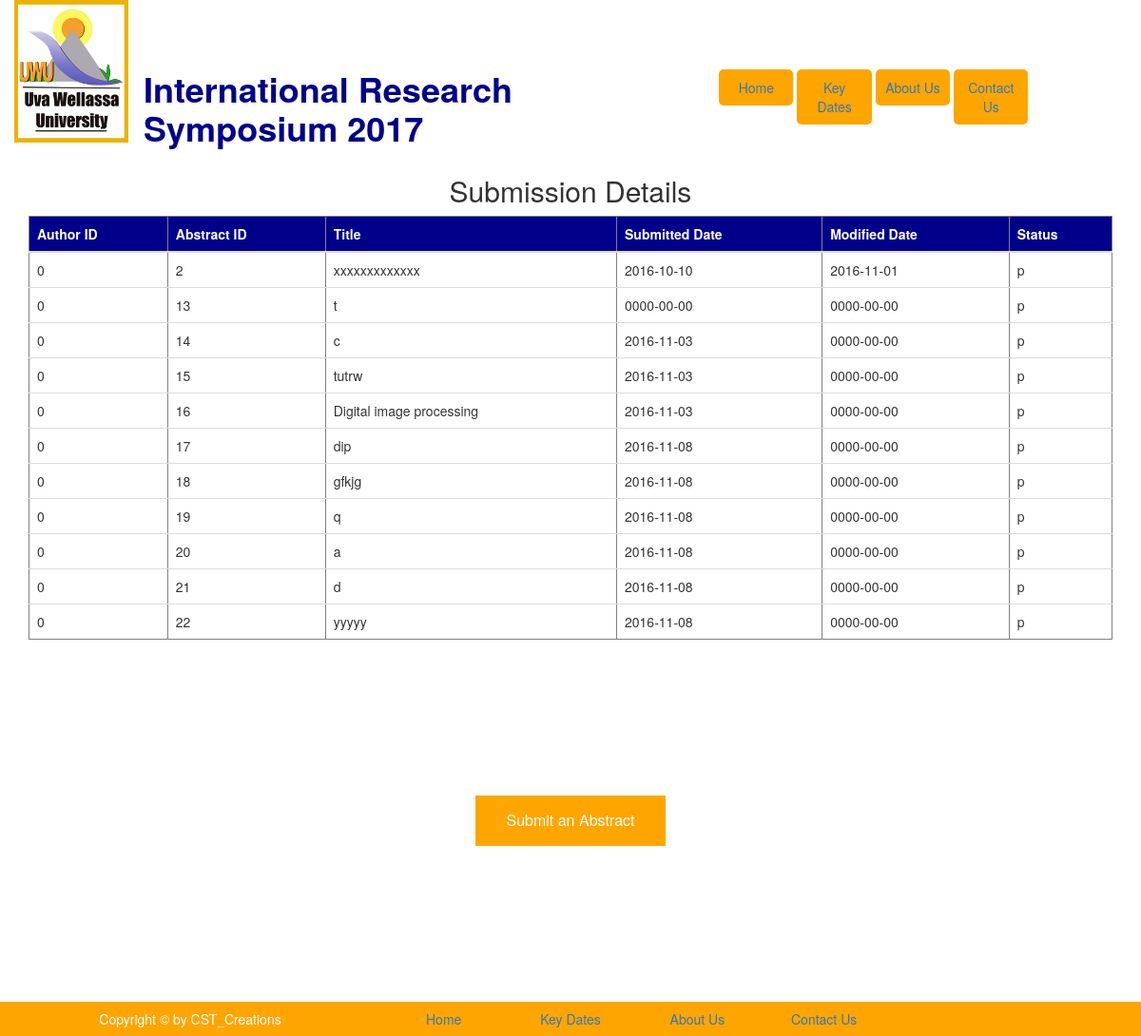
Page /sub.php on the committed database.
### tables this page shows
CREATE TABLE IF NOT EXISTS `abstract` (
  `AuthorID` int(6) NOT NULL,
  `AbstractID` int(11) NOT NULL AUTO_INCREMENT,
  `title` varchar(30) NOT NULL,
  `abstract` varchar(1000) NOT NULL,
  `author` varchar(25) NOT NULL,
  `keywords` varchar(25) NOT NULL,
  `track` varchar(20) NOT NULL,
  `ppttype` varchar(10) NOT NULL,
  `pdf` varchar(500) NOT NULL,
  `submittedDate` date NOT NULL,
  `modifiedDate` date NOT NULL,
  `status` varchar(6) NOT NULL DEFAULT 'p',
  PRIMARY KEY (`AbstractID`)
);

### sub.php (the view, shortened to what this page needs)
<!DOCTYPE html>
<html lang="en">
  <head>
      <link href="https://maxcdn.bootstrapcdn.com/bootstrap/3.3.7/css/bootstrap.min.css" rel="stylesheet">
	   <link rel = "stylesheet" type="text/css" href="style.css">
  </head>
  <body>
  <div class="container-fluid">
     <div class = "row">
    <div class = "col-md-7">
        <img src="logo.jpg" id="logo">
        <h1 id = "h1"><b>International Research Symposium 2017</b></h1>
    </div>
        <div class="col-md-5">
          <div class = "col-md-2 col-md-push-1 menuItem">
            <a href="home.html">
                Home
              </a>
          </div>
           <div class = "col-md-2 col-md-push-1 menuItem">
            <a href="keydates.html">
                Key Dates</a>
          </div>
          <div class = "col-md-2 col-md-push-1 menuItem">
            <a href="aboutus.html">
                About Us
              </a>
          </div>
          <div class = "col-md-2 col-md-push-1 menuItem">
            <a href="contactus.html">
                Contact Us
              </a>
          </div>
        </div>
      </div>
    </div>
			<?php
				$dbhost = 'localhost';
				$dbuser = 'root';
				$dbpass = '';
				$conn = mysqli_connect($dbhost,$dbuser,$dbpass);
				$query = mysqli_query($conn,"SELECT * FROM abstract");
			?>
      <h2 id ="subdetails" align="center">Submission Details</h2>
      <div class="container">
            <table style="width:100%" border="1px" padding="1px" class="table">
            <thead style="background-color: darkblue; color: white;">
              <tr>
               	<th>Author ID</th>
                <th>Abstract ID</th>
                <th>Title</th>
                <th>Submitted Date</th>
                <th>Modified Date</th>
                <th>Status</th>
              </tr>
            </thead>
          <?php
    				while ($rows = mysqli_fetch_array($query)) {
    				   $AuthorID = $rows['AuthorID'];
    				   $AbstractID = $rows['AbstractID'];
    				   $title = $rows['title'];
    				   $submittedDate = $rows['submittedDate'];
    				   $modifiedDate = $rows['modifiedDate'];
    				   $status = $rows['status'];
    				  echo "<tr><td>".$AuthorID."</td><td>".$AbstractID."</td><td>".$title."</td><td>".$submittedDate."</td><td>".$modifiedDate."</td><td>".$status."</td></tr>";
    }
          ?>
        </table>
      </div>
          <br><br><br><br><br><br><br>
      <div class="container" align="center">
        <a href="Submission.php"><button id ="submitbtn">Submit an Abstract</button></a>
      </div>
        <br><br><br><br><br><br><br><br>
      <div class="footer" id="footer1">
        <div class="col-md-4" id="cpy"> Copyright &copy by CST_Creations</div>
      </div>
      <div class="col-md-8" id="footer2">
        <div>
           <div class = "col-md-2">
            <a href="home.html">
                Home
              </a>
          </div>
           <div class = "col-md-2">
            <a href="keydates.html">
                Key Dates</a>
          </div>
          <div class = "col-md-2">
            <a href="aboutus.html">
                About Us
              </a>
          </div>
          <div class = "col-md-2">
            <a href="contactus.html">
                Contact Us
              </a>
          </div>
        </div>
      </div>
  </body>
 </html>

### style.css (style rules this page uses)
#logo { float:left; margin-right: 16px; height: 150px; width: 120px; }
#h1 { color: darkblue; }
.menuItem { text-align: center; padding: 9px; color: white; background-color: orange; border-radius: 5px; margin: 2px; margin-top: 73px; }
#h1 { margin-top: 73px; }
#submitbtn { background-color: orange; border: none; color: white; padding: 15px 32px; text-align: center; text-decoration: none; display: inline-block; font-size: 16px; margin: 4px 2px; cursor: pointer; }
#cpy,#footer2 { background-color: orange; padding: 8px 0px; text-align: center; color: white; }

### rows in the picture
abstract: AuthorID "0", AbstractID "2", title "xxxxxxxxxxxxx", submittedDate "2016-10-10", modifiedDate "2016-11-01", status "p"
abstract: AuthorID "0", AbstractID "13", title "t", submittedDate "0000-00-00", modifiedDate "0000-00-00", status "p"
abstract: AuthorID "0", AbstractID "14", title "c", submittedDate "2016-11-03", modifiedDate "0000-00-00", status "p"
abstract: AuthorID "0", AbstractID "15", title "tutrw", submittedDate "2016-11-03", modifiedDate "0000-00-00", status "p"
abstract: AuthorID "0", AbstractID "16", title "Digital image processing", submittedDate "2016-11-03", modifiedDate "0000-00-00", status "p"
abstract: AuthorID "0", AbstractID "17", title "dip", submittedDate "2016-11-08", modifiedDate "0000-00-00", status "p"
abstract: AuthorID "0", AbstractID "18", title "gfkjg", submittedDate "2016-11-08", modifiedDate "0000-00-00", status "p"
abstract: AuthorID "0", AbstractID "19", title "q", submittedDate "2016-11-08", modifiedDate "0000-00-00", status "p"
abstract: AuthorID "0", AbstractID "20", title "a", submittedDate "2016-11-08", modifiedDate "0000-00-00", status "p"
abstract: AuthorID "0", AbstractID "21", title "d", submittedDate "2016-11-08", modifiedDate "0000-00-00", status "p"
abstract: AuthorID "0", AbstractID "22", title "yyyyy", submittedDate "2016-11-08", modifiedDate "0000-00-00", status "p"
